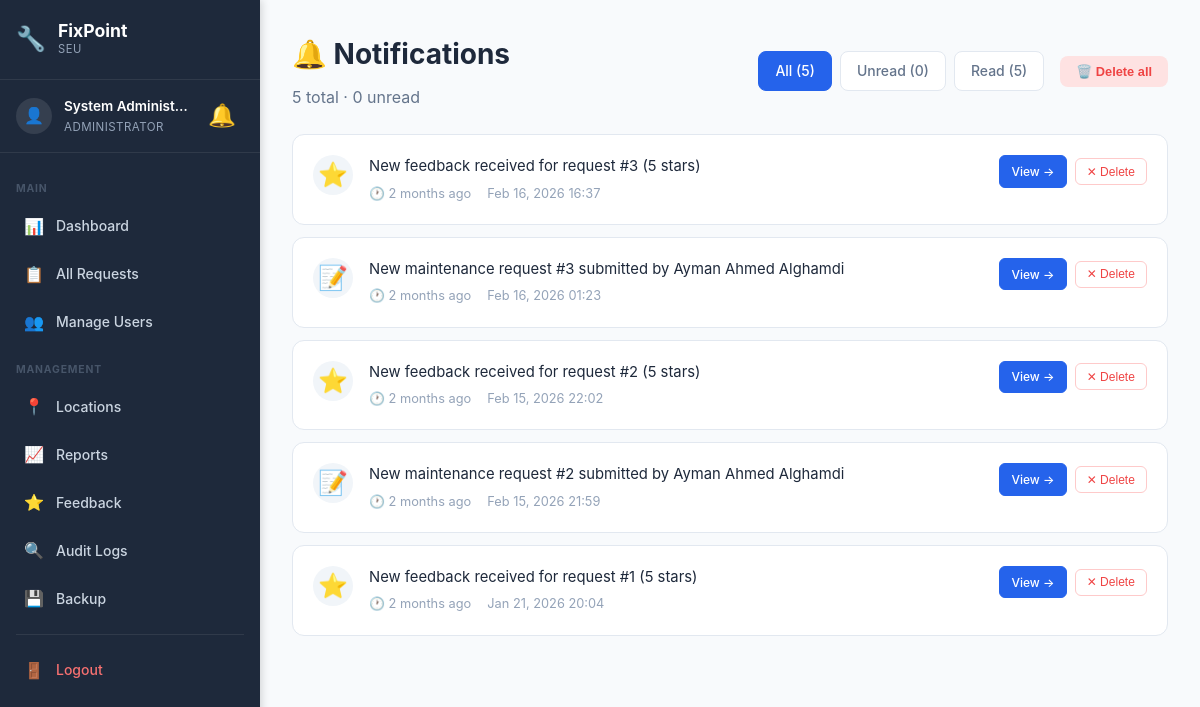
The page /notifications.php (signed in) on the database as committed earlier.
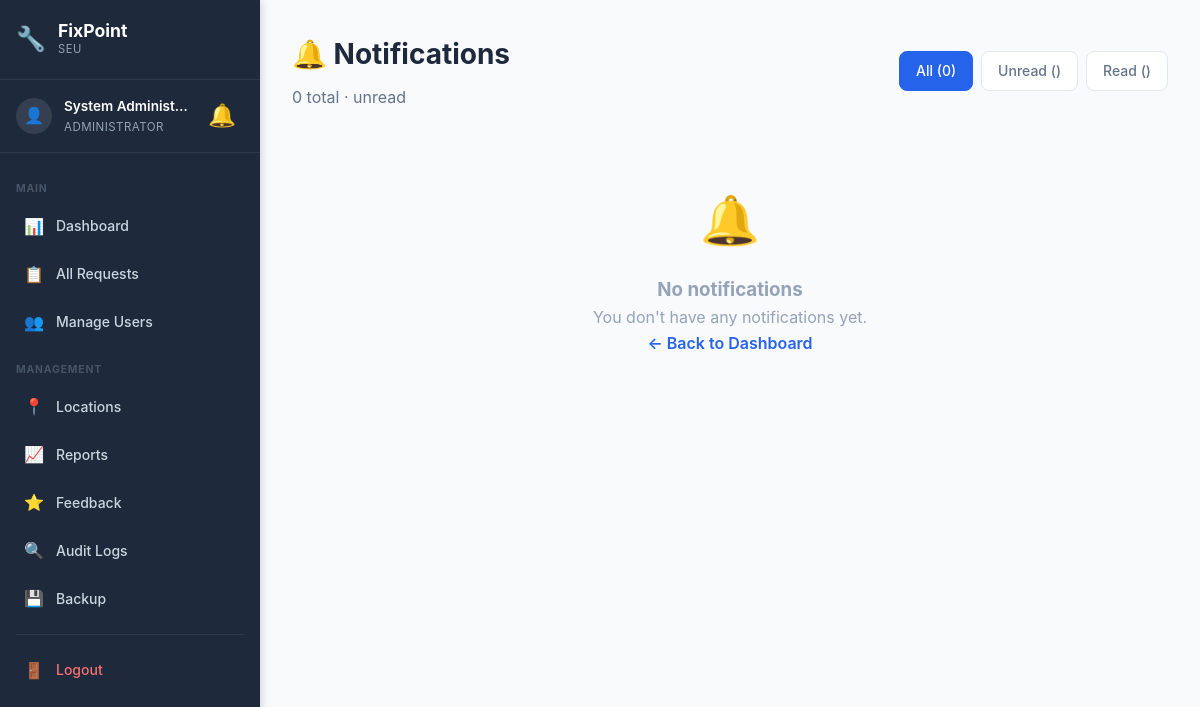
The same page on the database as committed later.
### tables this page shows
CREATE TABLE `notification` (
  `NotificationID` int(11) NOT NULL,
  `UserID` int(11) NOT NULL,
  `Title` varchar(255) NOT NULL DEFAULT '',
  `RequestID` int(11) DEFAULT NULL,
  `Message` text NOT NULL,
  `IsRead` tinyint(1) DEFAULT 0,
  `CreatedAt` timestamp NOT NULL DEFAULT current_timestamp()
);

### config/helpers.php (called while the page is built, shortened)
<?php
function formatDate($date, $format = 'M d, Y H:i') {
    return date($format, strtotime($date));
}
function e($string) {
    return htmlspecialchars($string, ENT_QUOTES, 'UTF-8');
}
?>

### notifications.php (the view, shortened to what this page needs)
<?php
require_once 'config/database.php';
require_once 'config/helpers.php';
$user_id = $_SESSION['user_id'];
$role_id = $_SESSION['role_id'];
$filter = isset($_GET['filter']) ? $_GET['filter'] : 'all';
$where = "WHERE n.UserID = ?";
$sql = "SELECT
            n.NotificationID,
            n.Message,
            n.IsRead,
            n.CreatedAt,
            n.RequestID
        FROM notification n
        $where
        ORDER BY n.CreatedAt DESC";
$stmt = $conn->prepare($sql);
$stmt->bind_param("i", $user_id);
$stmt->execute();
$notifications = $stmt->get_result()->fetch_all(MYSQLI_ASSOC);
$count_sql = "SELECT
    COUNT(*) as total,
    SUM(CASE WHEN IsRead = 0 THEN 1 ELSE 0 END) as unread,
    SUM(CASE WHEN IsRead = 1 THEN 1 ELSE 0 END) as read_count
FROM notification WHERE UserID = ?";
$count_stmt = $conn->prepare($count_sql);
$count_stmt->bind_param("i", $user_id);
$count_stmt->execute();
$counts = $count_stmt->get_result()->fetch_assoc();
if ($role_id == 1) {
    $details_path = 'admin/request-details.php?id=';
    $dashboard_path = 'admin/dashboard.php';
} elseif ($role_id == 2) {
    $details_path = 'technician/task-details.php?id=';
    $dashboard_path = 'technician/dashboard.php';
} else {
    $details_path = 'user/request-details.php?id=';
    $dashboard_path = 'user/dashboard.php';
}
if (!function_exists('notifTimeAgo')) {
    function notifTimeAgo($datetime) {
        $now = new DateTime();
        $ago = new DateTime($datetime);
        $diff = $now->diff($ago);
        if ($diff->m > 0) return $diff->m . ' month' . ($diff->m > 1 ? 's' : '') . ' ago';
        return 'Just now';
    }
}
function getNotifIcon($message) {
    if (strpos($message, 'feedback') !== false || strpos($message, 'stars') !== false) return '⭐';
    if (strpos($message, 'submitted') !== false || strpos($message, 'new') !== false) return '📝';
    return '🔔';
}
$_sidebar_role = $_SESSION['role_id'] ?? 0;
?>
<!DOCTYPE html>
<html lang="en">
<head>
    <link rel="stylesheet" href="assets/css/style.css">
    <link rel="stylesheet" href="assets/css/dashboard.css">
    <link rel="stylesheet" href="assets/css/sidebar.css">
</head>
<body class="has-sidebar">
    <aside class="sidebar" id="sidebar">
        <div class="sidebar-header">
            <div class="sidebar-logo">
                <span class="sidebar-logo-icon">🔧</span>
                <div>
                    <span class="sidebar-logo-text">FixPoint</span>
                    <span class="sidebar-logo-sub">SEU</span>
                </div>
            </div>
        </div>
        <div class="sidebar-user">
            <div class="sidebar-avatar">👤</div>
            <div class="sidebar-user-info">
                <span class="sidebar-user-name"><?php echo e($_SESSION['name']); ?></span>
                <span class="sidebar-user-role">
                    <?php
                    if ($_sidebar_role == 1) echo 'Administrator';
                    elseif ($_sidebar_role == 2) echo 'Technician';
                    else echo 'User';
                    ?>
                </span>
            </div>
            <?php include 'includes/notification-bell.php'; ?>
        </div>
        <nav class="sidebar-nav">
            <?php if ($_sidebar_role == 1): ?>
                <div class="sidebar-section-label">Main</div>
                <a href="admin/dashboard.php" class="sidebar-link"><span class="sidebar-icon">📊</span><span>Dashboard</span></a>
                <a href="admin/all-requests.php" class="sidebar-link"><span class="sidebar-icon">📋</span><span>All Requests</span></a>
                <a href="admin/users.php" class="sidebar-link"><span class="sidebar-icon">👥</span><span>Manage Users</span></a>
                <div class="sidebar-section-label">Management</div>
                <a href="admin/locations.php" class="sidebar-link"><span class="sidebar-icon">📍</span><span>Locations</span></a>
                <a href="admin/reports.php" class="sidebar-link"><span class="sidebar-icon">📈</span><span>Reports</span></a>
                <a href="admin/all-feedback.php" class="sidebar-link"><span class="sidebar-icon">⭐</span><span>Feedback</span></a>
                <a href="admin/audit-logs.php" class="sidebar-link"><span class="sidebar-icon">🔍</span><span>Audit Logs</span></a>
                <a href="admin/backup.php" class="sidebar-link"><span class="sidebar-icon">💾</span><span>Backup</span></a>
            <?php endif; ?>
            <div class="sidebar-divider"></div>
            <a href="auth/logout.php" class="sidebar-link sidebar-logout">
                <span class="sidebar-icon">🚪</span><span>Logout</span>
            </a>
        </nav>
    </aside>
    <div class="main-content">
            <div class="topbar-notif"><?php include 'includes/notification-bell.php'; ?></div>
    <div class="dashboard">
        <div class="dashboard-container">
            <div class="notif-page-header">
                <div>
                    <h1 class="welcome-text">🔔 Notifications</h1>
                    <p style="color: #64748b; margin-top: 0.25rem;">
                        <?php echo $counts['total']; ?> total · <?php echo $counts['unread']; ?> unread
                    </p>
                </div>
                <div style="display: flex; gap: 1rem; flex-wrap: wrap; align-items: center;">
                    <div class="notif-filters">
                        <a href="notifications.php?filter=all" class="notif-filter-btn <?php echo $filter === 'all' ? 'active' : ''; ?>">
                            All (<?php echo $counts['total']; ?>)
                        </a>
                        <a href="notifications.php?filter=unread" class="notif-filter-btn <?php echo $filter === 'unread' ? 'active' : ''; ?>">
                            Unread (<?php echo $counts['unread']; ?>)
                        </a>
                        <a href="notifications.php?filter=read" class="notif-filter-btn <?php echo $filter === 'read' ? 'active' : ''; ?>">
                            Read (<?php echo $counts['read_count']; ?>)
                        </a>
                    </div>
                    <?php if ($counts['total'] > 0): ?>
                        <div class="notif-actions">
                            <button class="notif-action-btn btn-delete-all" onclick="pageDeleteAll()">
                                🗑️ Delete all
                            </button>
                        </div>
                    <?php endif; ?>
                </div>
            </div>
            <div id="notifPageList">
                <?php if (count($notifications) > 0): ?>
                    <?php foreach ($notifications as $notif): ?>
                        <div class="notif-card <?php echo $notif['IsRead'] ? '' : 'unread'; ?>" id="page-notif-<?php echo $notif['NotificationID']; ?>">
                            <div class="notif-card-icon">
                                <?php echo getNotifIcon($notif['Message']); ?>
                            </div>
                            <div class="notif-card-content">
                                <div class="notif-card-message"><?php echo e($notif['Message']); ?></div>
                                <div class="notif-card-meta">
                                    <span>🕐 <?php echo notifTimeAgo($notif['CreatedAt']); ?></span>
                                    <span><?php echo formatDate($notif['CreatedAt']); ?></span>
                                </div>
                            </div>
                            <div class="notif-card-actions">
                                <?php if ($notif['RequestID']): ?>
                                    <a href="<?php echo $details_path . $notif['RequestID']; ?>" class="notif-card-btn view-btn">
                                        View →
                                    </a>
                                <?php endif; ?>
                                <button class="notif-card-btn delete-btn" onclick="pageDeleteOne(<?php echo $notif['NotificationID']; ?>)">
                                    ✕ Delete
                                </button>
                            </div>
                        </div>
                    <?php endforeach; ?>
                <?php else: ?>
                    <div class="notif-empty-state">
                        <div class="notif-empty-state-icon">🔔</div>
                        <h3>No notifications</h3>
                        <p>
                            <?php if ($filter === 'unread'): ?>
                                You've read all your notifications!
                            <?php elseif ($filter === 'read'): ?>
                                No read notifications yet.
                            <?php else: ?>
                                You don't have any notifications yet.
                            <?php endif; ?>
                        </p>
                        <a href="<?php echo $dashboard_path; ?>" style="color: #2563eb; text-decoration: none; font-weight: 600;">
                            ← Back to Dashboard
                        </a>
                    </div>
                <?php endif; ?>
            </div>
        </div>
    </div>
    </div>
</body>
</html>

### includes/notification-bell.php (shortened to what this page needs)
<div class="notif-wrapper" id="notifWrapper">
    <button class="notif-bell" id="notifBell" onclick="toggleNotifDropdown(event)" title="Notifications">
        🔔
    </button>
</div>

### assets/css/style.css (style rules this page uses)
* { margin: 0; padding: 0; box-sizing: border-box; }
:root { --primary-color: #2563eb; --primary-dark: #1e40af; --secondary-color: #64748b; --success-color: #10b981; --danger-color: #ef4444; --warning-color: #f59e0b; --dark: #1e293b; --gray: #64748b; --light-gray: #f1f5f9; --white: #ffffff; --shadow: 0 4px 6px rgba(0, 0, 0, 0.1); --shadow-lg: 0 10px 25px rgba(0, 0, 0, 0.15); }
body { font-family: -apple-system, BlinkMacSystemFont, 'Segoe UI', Roboto, 'Helvetica Neue', Arial, sans-serif; line-height: 1.6; color: var(--dark); background-color: var(--white); }

### assets/css/dashboard.css (style rules this page uses)
.dashboard { min-height: 100vh; background: #f8fafc; }
.dashboard-container { max-width: 1400px; margin: 0 auto; padding: 2rem; }
.welcome-text { font-size: 1.75rem; font-weight: 700; color: #1e293b; margin-bottom: 0.5rem; }

### assets/css/sidebar.css (style rules this page uses)
:root { --sidebar-width: 260px; --sidebar-bg: #1e293b; --sidebar-text: #cbd5e1; --sidebar-active-bg: rgba(37, 99, 235, 0.15); --sidebar-active-text: #60a5fa; --sidebar-hover-bg: rgba(255, 255, 255, 0.05); --topbar-height: 56px; }
body.has-sidebar { margin: 0; padding: 0; display: flex; min-height: 100vh; background: #f8fafc; }
.sidebar { position: fixed; top: 0; left: 0; width: var(--sidebar-width); height: 100vh; background: var(--sidebar-bg); display: flex; flex-direction: column; z-index: 1000; overflow-y: auto; overflow-x: visible; transition: transform 0.3s ease; box-shadow: 2px 0 8px rgba(0,0,0,0.15); }
.sidebar-header { display: flex; align-items: center; justify-content: space-between; padding: 1.25rem 1rem; border-bottom: 1px solid rgba(255,255,255,0.08); flex-shrink: 0; }
.sidebar-logo { display: flex; align-items: center; gap: 0.75rem; }
.sidebar-logo-icon { font-size: 1.5rem; }
.sidebar-logo-text { display: block; font-size: 1.1rem; font-weight: 700; color: #fff; line-height: 1.2; }
.sidebar-logo-sub { display: block; font-size: 0.7rem; color: #94a3b8; text-transform: uppercase; letter-spacing: 0.05em; }
.sidebar-user { display: flex; align-items: center; gap: 0.75rem; padding: 1rem; border-bottom: 1px solid rgba(255,255,255,0.08); flex-shrink: 0; }
.sidebar-avatar { width: 36px; height: 36px; background: rgba(255,255,255,0.1); border-radius: 50%; display: flex; align-items: center; justify-content: center; font-size: 1rem; flex-shrink: 0; }
.sidebar-user-info { flex: 1; min-width: 0; }
.sidebar-user-name { display: block; color: #fff; font-size: 0.85rem; font-weight: 600; white-space: nowrap; overflow: hidden; text-overflow: ellipsis; }
.sidebar-user-role { display: block; color: #94a3b8; font-size: 0.72rem; text-transform: uppercase; letter-spacing: 0.04em; }
.sidebar-user .notif-wrapper { position: static; }
.sidebar-nav { flex: 1; padding: 0.75rem 0; overflow-y: auto; }
.sidebar-section-label { padding: 0.5rem 1rem 0.25rem; font-size: 0.65rem; font-weight: 700; color: #475569; text-transform: uppercase; letter-spacing: 0.08em; margin-top: 0.5rem; }
.sidebar-link { display: flex; align-items: center; gap: 0.75rem; padding: 0.65rem 1rem; color: var(--sidebar-text); text-decoration: none; font-size: 0.875rem; font-weight: 500; transition: all 0.15s ease; position: relative; margin: 0.1rem 0.5rem; border-radius: 0.5rem; }
.sidebar-icon { font-size: 1rem; flex-shrink: 0; width: 20px; text-align: center; }
.sidebar-divider { height: 1px; background: rgba(255,255,255,0.08); margin: 0.75rem 1rem; }
.sidebar-logout { color: #f87171 !important; }
.main-content { margin-left: var(--sidebar-width); flex: 1; min-height: 100vh; width: calc(100% - var(--sidebar-width)); box-sizing: border-box; display: flex; flex-direction: column; }

### includes/notification-bell.php (style rules this page uses)
.notif-wrapper { position: relative; display: inline-flex; align-items: center; }
.notif-bell { position: relative; cursor: pointer; font-size: 1.4rem; padding: 0.25rem 0.5rem; text-decoration: none; color: #64748b; transition: color 0.3s; background: none; border: none; line-height: 1; }

Rows that differ between the two databases and show on the page:
removed notification: Message "⭐", Message "New feedback received for request #3 (5 stars)", CreatedAt "2 months ago", CreatedAt "Feb 16, 2026 16:37"
removed notification: Message "📝", Message "New maintenance request #3 submitted by Ayman Ahmed Alghamdi", CreatedAt "2 months ago", CreatedAt "Feb 16, 2026 01:23"
removed notification: Message "⭐", Message "New feedback received for request #2 (5 stars)", CreatedAt "2 months ago", CreatedAt "Feb 15, 2026 22:02"
removed notification: Message "📝", Message "New maintenance request #2 submitted by Ayman Ahmed Alghamdi", CreatedAt "2 months ago", CreatedAt "Feb 15, 2026 21:59"
removed notification: Message "⭐", Message "New feedback received for request #1 (5 stars)", CreatedAt "2 months ago", CreatedAt "Jan 21, 2026 20:04"
Other text that changed with them:
$counts['total']: "5" → "0"
$counts['unread']: "0" → (not shown)
$counts['read_count']: "5" → (not shown)
text no longer shown: "🗑️ Delete all"
text now shown: "🔔 No notifications You don't have any notifications yet. ← Back to Dashboard"
